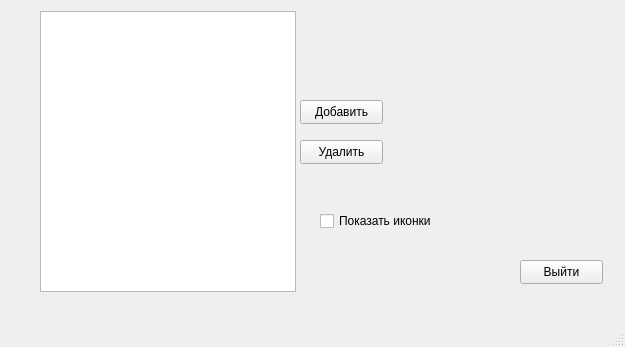
<?xml version="1.0" encoding="UTF-8"?>
<ui version="4.0">
 <class>MainWindow</class>
 <widget class="QMainWindow" name="MainWindow">
  <property name="geometry">
   <rect>
    <x>0</x>
    <y>0</y>
    <width>625</width>
    <height>347</height>
   </rect>
  </property>
  <property name="windowTitle">
   <string>MainWindow</string>
  </property>
  <widget class="QWidget" name="centralwidget">
   <widget class="QListView" name="listView">
    <property name="geometry">
     <rect>
      <x>40</x>
      <y>11</y>
      <width>256</width>
      <height>281</height>
     </rect>
    </property>
    <property name="dragEnabled">
     <bool>true</bool>
    </property>
    <property name="dragDropOverwriteMode">
     <bool>true</bool>
    </property>
    <property name="dragDropMode">
     <enum>QAbstractItemView::DragDrop</enum>
    </property>
    <property name="movement">
     <enum>QListView::Free</enum>
    </property>
    <property name="viewMode">
     <enum>QListView::ListMode</enum>
    </property>
   </widget>
   <widget class="QPushButton" name="pushButtonAdd">
    <property name="geometry">
     <rect>
      <x>300</x>
      <y>100</y>
      <width>83</width>
      <height>24</height>
     </rect>
    </property>
    <property name="text">
     <string>Добавить</string>
    </property>
   </widget>
   <widget class="QPushButton" name="pushButtonDelete">
    <property name="geometry">
     <rect>
      <x>300</x>
      <y>140</y>
      <width>83</width>
      <height>24</height>
     </rect>
    </property>
    <property name="text">
     <string>Удалить</string>
    </property>
   </widget>
   <widget class="QCheckBox" name="checkBox">
    <property name="geometry">
     <rect>
      <x>320</x>
      <y>210</y>
      <width>151</width>
      <height>22</height>
     </rect>
    </property>
    <property name="text">
     <string>Показать иконки</string>
    </property>
   </widget>
   <widget class="QPushButton" name="pushButtonExit">
    <property name="geometry">
     <rect>
      <x>520</x>
      <y>260</y>
      <width>83</width>
      <height>24</height>
     </rect>
    </property>
    <property name="text">
     <string>Выйти</string>
    </property>
   </widget>
  </widget>
  <widget class="QMenuBar" name="menubar">
   <property name="geometry">
    <rect>
     <x>0</x>
     <y>0</y>
     <width>625</width>
     <height>21</height>
    </rect>
   </property>
  </widget>
  <widget class="QStatusBar" name="statusbar"/>
 </widget>
 <resources/>
 <connections/>
</ui>
